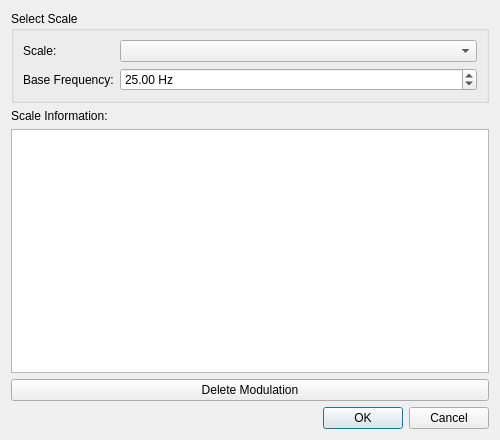
<?xml version="1.0" encoding="UTF-8"?>
<ui version="4.0">
 <class>ScaleDialog</class>
 <widget class="QDialog" name="ScaleDialog">
  <property name="geometry">
   <rect>
    <x>0</x>
    <y>0</y>
    <width>500</width>
    <height>440</height>
   </rect>
  </property>
  <property name="windowTitle">
   <string>Scale Settings</string>
  </property>
  <layout class="QVBoxLayout" name="verticalLayout">
   <item>
    <widget class="QGroupBox" name="groupBoxScale">
     <property name="title">
      <string>Select Scale</string>
     </property>
     <layout class="QFormLayout" name="formLayout">
      <item row="0" column="0">
       <widget class="QLabel" name="labelScale">
        <property name="text">
         <string>Scale:</string>
        </property>
       </widget>
      </item>
      <item row="0" column="1">
       <widget class="QComboBox" name="comboScale">
        <property name="sizePolicy">
         <sizepolicy hsizetype="Expanding" vsizetype="Fixed">
          <horstretch>0</horstretch>
          <verstretch>0</verstretch>
         </sizepolicy>
        </property>
       </widget>
      </item>
      <item row="1" column="0">
       <widget class="QLabel" name="labelBaseFreq">
        <property name="text">
         <string>Base Frequency:</string>
        </property>
       </widget>
      </item>
      <item row="1" column="1">
       <widget class="QDoubleSpinBox" name="spinBaseFreq">
        <property name="suffix">
         <string> Hz</string>
        </property>
        <property name="decimals">
         <number>2</number>
        </property>
        <property name="minimum">
         <double>10.00000000000000</double>
        </property>
        <property name="maximum">
         <double>1000.00000000000000</double>
        </property>
        <property name="value">
         <double>25.00000000000000</double>
        </property>
       </widget>
      </item>
     </layout>
    </widget>
   </item>
   <item>
    <widget class="QLabel" name="labelInfo">
     <property name="text">
      <string>Scale Information:</string>
     </property>
    </widget>
   </item>
   <item>
    <widget class="QTextBrowser" name="textScaleInfo">
     <property name="sizePolicy">
      <sizepolicy hsizetype="Expanding" vsizetype="Expanding">
       <horstretch>0</horstretch>
       <verstretch>1</verstretch>
      </sizepolicy>
     </property>
     <property name="minimumSize">
      <size>
       <width>0</width>
       <height>160</height>
      </size>
     </property>
     <property name="horizontalScrollBarPolicy">
      <enum>Qt::ScrollBarAlwaysOff</enum>
     </property>
     <property name="openExternalLinks">
      <bool>false</bool>
     </property>
    </widget>
   </item>
   <item>
    <widget class="QPushButton" name="btnDelete">
     <property name="text">
      <string>Delete Modulation</string>
     </property>
    </widget>
   </item>
   <item>
    <widget class="QDialogButtonBox" name="buttonBox">
     <property name="standardButtons">
      <set>QDialogButtonBox::Cancel|QDialogButtonBox::Ok</set>
     </property>
    </widget>
   </item>
  </layout>
 </widget>
 <resources/>
 <connections>
  <connection>
   <sender>buttonBox</sender>
   <signal>accepted()</signal>
   <receiver>ScaleDialog</receiver>
   <slot>accept()</slot>
   <hints>
    <hint type="sourcelabel">
     <x>199</x>
     <y>179</y>
    </hint>
    <hint type="destinationlabel">
     <x>199</x>
     <y>99</y>
    </hint>
   </hints>
  </connection>
  <connection>
   <sender>buttonBox</sender>
   <signal>rejected()</signal>
   <receiver>ScaleDialog</receiver>
   <slot>reject()</slot>
   <hints>
    <hint type="sourcelabel">
     <x>199</x>
     <y>179</y>
    </hint>
    <hint type="destinationlabel">
     <x>199</x>
     <y>99</y>
    </hint>
   </hints>
  </connection>
 </connections>
</ui>
